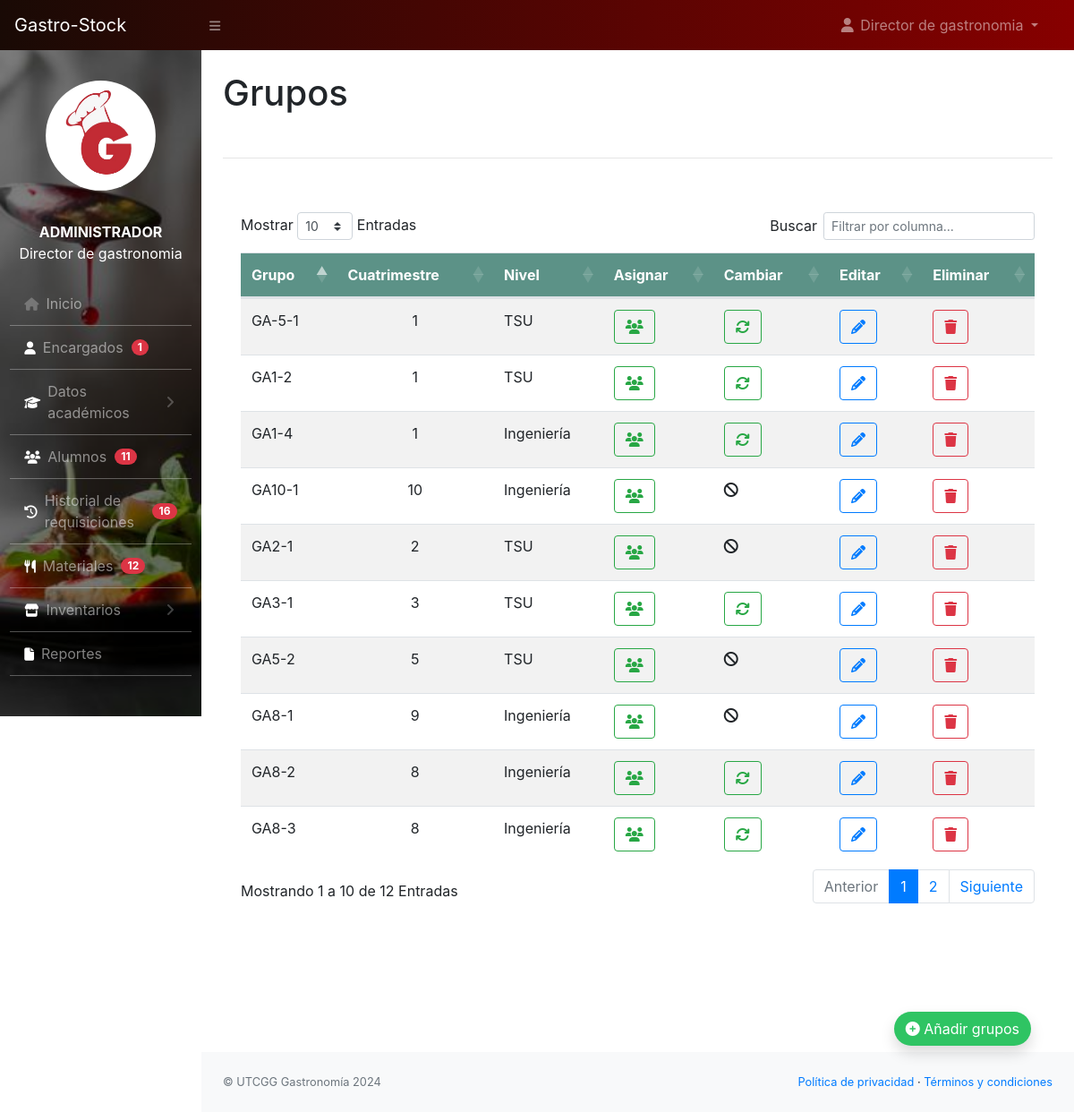
/administrador/grupos.php (signed in), run on the app's committed database.
### tables this page shows
CREATE TABLE `grupo` (
  `id_grupo` int(11) NOT NULL,
  `grupo` varchar(15) NOT NULL,
  `cuatrimestre` int(2) NOT NULL,
  `nivel` varchar(50) NOT NULL,
  `estatus` int(2) NOT NULL
);

### administrador/grupos.php (the view, shortened to what this page needs)
<?php
    include_once('../conf/config.php');
?>
<!DOCTYPE html>
<html lang="en">
<head>
	<link rel="stylesheet" href="https://cdn.jsdelivr.net/npm/bootstrap@4.6.2/dist/css/bootstrap.min.css">
        <link href="../css/styles.css" rel="stylesheet" />
        <link rel="stylesheet" href="../css/estilo-nav.css">
        <link href="https://cdn.datatables.net/1.10.20/css/dataTables.bootstrap4.min.css" rel="stylesheet" />
        <link rel="stylesheet" href="https://cdnjs.cloudflare.com/ajax/libs/font-awesome/6.5.1/css/all.min.css" />
</head>
<body class="sb-nav-fixed">
	<?php
		include_once("navbar.php");
	?>
	<div id="layoutSidenav_content">
                <main>
                    <div class="container-fluid">
                        <h1 class="mt-4">Grupos</h1>
                        <br>
                        <hr>
                        <br>
                        <div class="card mb-4" style="border: none">
                            <div class="card-body">
                                <div class="table-responsive">
                                    <table class="table table-hover table-striped" id="dataTable" width="100%" cellspacing="0">
                                        <thead style="background-color:#5C9287 ;color: #fff;">
                                            <tr>
                                                <th>Grupo</th>
                                                <th>Cuatrimestre</th>
                                                <th>Nivel</th>
                                                <th>Asignar</th>
                                                <th>Cambiar</th>
                                                <th>Editar</th>
                                                <th>Eliminar</th>
                                            </tr>
                                        </thead>
                                        <tbody>
                                          <?php
          $sql = "SELECT * FROM grupo WHERE estatus = 1";
          $result = $con -> query($sql);
            $i=1;
          if($result ->num_rows > 0){
            while($row = $result ->fetch_assoc()) { ?>
              <tr>
                  <td><?php echo strtoupper($row['grupo']) ?></td>
                  <td class="text-center"><?php echo ucfirst($row['cuatrimestre']) ?></td>
                  <td><?php echo ucfirst($row['nivel']) ?></td>
                  <td>
                    <button type="button" class="btn btn-outline-success" data-toggle="modal" data-target="#exampleModal3_<?php echo $i ?>">
                    <i class="fa-solid fa-users"></i>
</button>
                  </td>
                    <?php
                  $id_grupo = $row['id_grupo'];
        $alumnos = "SELECT * FROM usuarios WHERE role = 'alumno' and activo = 1 and grupo = '$id_grupo'  ";
        $resultAlumnos = $con -> query($alumnos);
        if($resultAlumnos ->num_rows > 0){ ?>
        <td>
                    <button type="button" class="btn btn-outline-success" data-toggle="modal" data-target="#exampleModal4_<?php echo $i ?>">
                    <i class="fa-solid fa-arrows-rotate"></i>
</button>
                  </td>
                  <?php
} else { ?>
  <td><i class="fa-solid fa-ban"></i></td>
<?php } ?>
                  <td>
                    <button type="button" class="btn btn-outline-primary" data-toggle="modal" data-target="#exampleModal1_<?php echo $i ?>">
                    <i class="fa-solid fa-pencil"></i>
</button>
                  </td>
                  <td>
                    <button type="button" class="btn btn-outline-danger" data-toggle="modal" data-target="#exampleModal2_<?php echo $i ?>">
  <i class="fa-solid fa-trash"></i>
</button>
                  </td>
              </tr>
              <?php $i++;
            }
          } else{
            echo "<tr> <td colspan='4'> <center>Aún no se han registrado alumnos</center></td></tr>";
          }
        ?>
                    </tbody>
                  </table>
                </div>
              </div>
            </div>
          </div>
          <br>
          <br>
          <br>
          <br>
          <br>
      <div class="d-flex container-fluid justify-content-end fixed-bottom p-5">
        <ul class="custom-list">
            <li>
                <button type="button" class="btn shadow " style="border-radius: 50px;background-color: #2FC463;color:#fff;" data-toggle="modal" data-target="#grupoModal"><i class="fa-solid fa-circle-plus"></i> Añadir grupos</button>
            </li>
        </ul>
    </div>
        </main>
        <?php include_once('footer.php'); ?>
</body>
</html>

### administrador/grupos.php (style rules this page uses)
.custom-list { list-style-type: none; padding: 0; }
.custom-list li { margin-bottom: 10px; }

### data on the page
grupo: grupo "GA1-4", cuatrimestre "1", nivel "Ingeniería"
grupo: grupo "GA1-2", cuatrimestre "1", nivel "TSU"
grupo: grupo "GA2-1", cuatrimestre "2", nivel "TSU"
grupo: grupo "GA3-1", cuatrimestre "3", nivel "TSU"
grupo: grupo "GA8-1", cuatrimestre "9", nivel "Ingeniería"
grupo: grupo "GA8-2", cuatrimestre "8", nivel "Ingeniería"
grupo: grupo "GA8-3", cuatrimestre "8", nivel "Ingeniería"
grupo: grupo "GA5-2", cuatrimestre "5", nivel "TSU"
grupo: grupo "GA10-1", cuatrimestre "10", nivel "Ingeniería"
grupo: grupo "GA-5-1", cuatrimestre "1", nivel "TSU"

### other printed values
$nombre "Director de gastronomia"
$tipo_usuario "ADMINISTRADOR"
$row['total'] "1"
$row['total'] "11"
$row['total'] "16"
$row['total'] "12"
